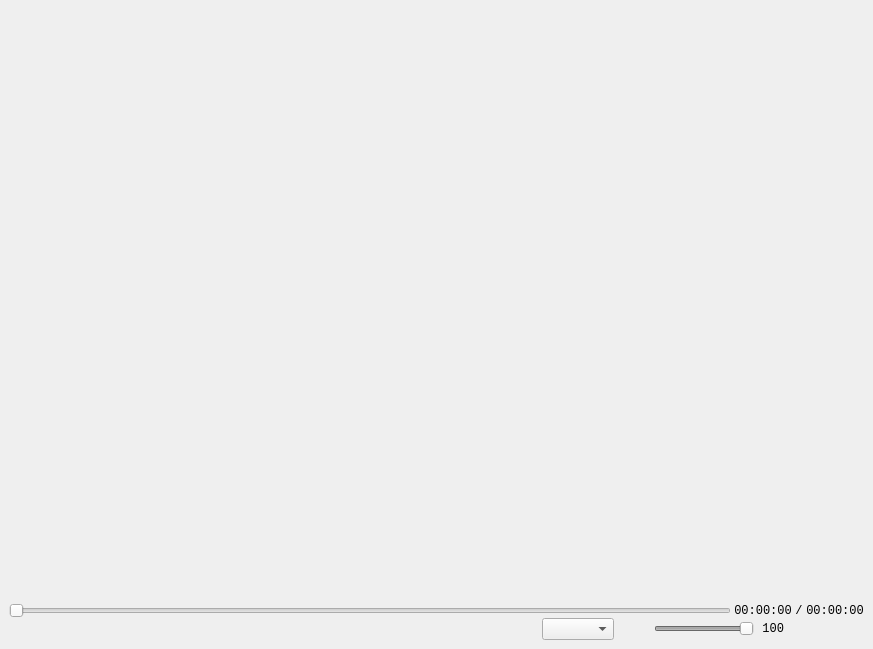
<?xml version="1.0" encoding="UTF-8"?>
<ui version="4.0">
 <class>MainWindow</class>
 <widget class="QMainWindow" name="MainWindow">
  <property name="geometry">
   <rect>
    <x>0</x>
    <y>0</y>
    <width>873</width>
    <height>649</height>
   </rect>
  </property>
  <property name="windowTitle">
   <string>MainWindow</string>
  </property>
  <widget class="QWidget" name="centralwidget">
   <layout class="QGridLayout" name="gridLayout_2">
    <item row="0" column="0">
     <widget class="QStackedWidget" name="playWidget">
      <property name="sizePolicy">
       <sizepolicy hsizetype="Expanding" vsizetype="Expanding">
        <horstretch>0</horstretch>
        <verstretch>0</verstretch>
       </sizepolicy>
      </property>
      <property name="minimumSize">
       <size>
        <width>0</width>
        <height>300</height>
       </size>
      </property>
      <property name="currentIndex">
       <number>0</number>
      </property>
      <widget class="QWidget" name="openFilePage">
       <layout class="QHBoxLayout" name="horizontalLayout_5">
        <item>
         <widget class="QPushButton" name="openFileBtn">
          <property name="sizePolicy">
           <sizepolicy hsizetype="Fixed" vsizetype="Fixed">
            <horstretch>0</horstretch>
            <verstretch>0</verstretch>
           </sizepolicy>
          </property>
          <property name="focusPolicy">
           <enum>Qt::NoFocus</enum>
          </property>
          <property name="text">
           <string/>
          </property>
          <property name="icon">
           <iconset resource="icon/icon.qrc">
            <normaloff>:/new/prefix/addFile.png</normaloff>:/new/prefix/addFile.png</iconset>
          </property>
          <property name="flat">
           <bool>true</bool>
          </property>
         </widget>
        </item>
        <item>
         <widget class="QPushButton" name="openDirBtn">
          <property name="sizePolicy">
           <sizepolicy hsizetype="Fixed" vsizetype="Fixed">
            <horstretch>0</horstretch>
            <verstretch>0</verstretch>
           </sizepolicy>
          </property>
          <property name="focusPolicy">
           <enum>Qt::NoFocus</enum>
          </property>
          <property name="styleSheet">
           <string notr="true"/>
          </property>
          <property name="text">
           <string/>
          </property>
          <property name="icon">
           <iconset resource="icon/icon.qrc">
            <normaloff>:/new/prefix/addFolder.png</normaloff>:/new/prefix/addFolder.png</iconset>
          </property>
          <property name="flat">
           <bool>true</bool>
          </property>
         </widget>
        </item>
       </layout>
      </widget>
      <widget class="QWidget" name="videoPage">
       <property name="sizePolicy">
        <sizepolicy hsizetype="Preferred" vsizetype="Preferred">
         <horstretch>0</horstretch>
         <verstretch>0</verstretch>
        </sizepolicy>
       </property>
       <property name="styleSheet">
        <string notr="true"/>
       </property>
       <layout class="QHBoxLayout" name="horizontalLayout_6">
        <property name="spacing">
         <number>0</number>
        </property>
        <property name="leftMargin">
         <number>0</number>
        </property>
        <property name="topMargin">
         <number>0</number>
        </property>
        <property name="rightMargin">
         <number>0</number>
        </property>
        <property name="bottomMargin">
         <number>0</number>
        </property>
        <item>
         <widget class="VideoWidget" name="videoWidget" native="true">
          <property name="enabled">
           <bool>true</bool>
          </property>
          <property name="sizePolicy">
           <sizepolicy hsizetype="Expanding" vsizetype="Expanding">
            <horstretch>0</horstretch>
            <verstretch>0</verstretch>
           </sizepolicy>
          </property>
         </widget>
        </item>
        <item>
         <widget class="QPushButton" name="listBtn">
          <property name="enabled">
           <bool>false</bool>
          </property>
          <property name="sizePolicy">
           <sizepolicy hsizetype="Fixed" vsizetype="Fixed">
            <horstretch>0</horstretch>
            <verstretch>0</verstretch>
           </sizepolicy>
          </property>
          <property name="focusPolicy">
           <enum>Qt::NoFocus</enum>
          </property>
          <property name="text">
           <string/>
          </property>
          <property name="icon">
           <iconset resource="icon/icon.qrc">
            <normaloff>:/new/prefix/hideList.png</normaloff>:/new/prefix/hideList.png</iconset>
          </property>
          <property name="flat">
           <bool>true</bool>
          </property>
         </widget>
        </item>
        <item>
         <layout class="QVBoxLayout" name="verticalLayout">
          <property name="spacing">
           <number>0</number>
          </property>
          <item>
           <layout class="QHBoxLayout" name="horizontalLayout_7">
            <item>
             <widget class="QPushButton" name="addFileBtn">
              <property name="sizePolicy">
               <sizepolicy hsizetype="Fixed" vsizetype="Fixed">
                <horstretch>0</horstretch>
                <verstretch>0</verstretch>
               </sizepolicy>
              </property>
              <property name="focusPolicy">
               <enum>Qt::NoFocus</enum>
              </property>
              <property name="text">
               <string/>
              </property>
              <property name="icon">
               <iconset resource="icon/icon.qrc">
                <normaloff>:/new/prefix/addFile.png</normaloff>:/new/prefix/addFile.png</iconset>
              </property>
              <property name="flat">
               <bool>true</bool>
              </property>
             </widget>
            </item>
            <item>
             <widget class="QPushButton" name="addFolderBtn">
              <property name="sizePolicy">
               <sizepolicy hsizetype="Fixed" vsizetype="Fixed">
                <horstretch>0</horstretch>
                <verstretch>0</verstretch>
               </sizepolicy>
              </property>
              <property name="focusPolicy">
               <enum>Qt::NoFocus</enum>
              </property>
              <property name="text">
               <string/>
              </property>
              <property name="icon">
               <iconset resource="icon/icon.qrc">
                <normaloff>:/new/prefix/addFolder.png</normaloff>:/new/prefix/addFolder.png</iconset>
              </property>
              <property name="flat">
               <bool>true</bool>
              </property>
             </widget>
            </item>
            <item>
             <widget class="QPushButton" name="clearListBtn">
              <property name="sizePolicy">
               <sizepolicy hsizetype="Fixed" vsizetype="Fixed">
                <horstretch>0</horstretch>
                <verstretch>0</verstretch>
               </sizepolicy>
              </property>
              <property name="focusPolicy">
               <enum>Qt::NoFocus</enum>
              </property>
              <property name="text">
               <string/>
              </property>
              <property name="icon">
               <iconset resource="icon/icon.qrc">
                <normaloff>:/new/prefix/clear.png</normaloff>:/new/prefix/clear.png</iconset>
              </property>
              <property name="flat">
               <bool>true</bool>
              </property>
             </widget>
            </item>
           </layout>
          </item>
          <item>
           <widget class="QListWidget" name="fileList">
            <property name="sizePolicy">
             <sizepolicy hsizetype="Preferred" vsizetype="Expanding">
              <horstretch>0</horstretch>
              <verstretch>0</verstretch>
             </sizepolicy>
            </property>
           </widget>
          </item>
         </layout>
        </item>
       </layout>
      </widget>
     </widget>
    </item>
    <item row="1" column="0">
     <layout class="QVBoxLayout" name="verticalLayout_3">
      <property name="spacing">
       <number>0</number>
      </property>
      <item>
       <layout class="QHBoxLayout" name="horizontalLayout_3">
        <property name="spacing">
         <number>3</number>
        </property>
        <item>
         <widget class="VideoSlider" name="timeSlider">
          <property name="enabled">
           <bool>false</bool>
          </property>
          <property name="minimumSize">
           <size>
            <width>250</width>
            <height>0</height>
           </size>
          </property>
          <property name="orientation">
           <enum>Qt::Horizontal</enum>
          </property>
         </widget>
        </item>
        <item>
         <widget class="QLabel" name="timeLabel">
          <property name="minimumSize">
           <size>
            <width>0</width>
            <height>0</height>
           </size>
          </property>
          <property name="maximumSize">
           <size>
            <width>70</width>
            <height>16777215</height>
           </size>
          </property>
          <property name="font">
           <font>
            <family>Consolas</family>
           </font>
          </property>
          <property name="text">
           <string>00:00:00</string>
          </property>
          <property name="alignment">
           <set>Qt::AlignCenter</set>
          </property>
         </widget>
        </item>
        <item>
         <widget class="QLabel" name="label_2">
          <property name="font">
           <font>
            <family>Consolas</family>
           </font>
          </property>
          <property name="text">
           <string>/</string>
          </property>
          <property name="alignment">
           <set>Qt::AlignCenter</set>
          </property>
         </widget>
        </item>
        <item>
         <widget class="QLabel" name="durationLabel">
          <property name="maximumSize">
           <size>
            <width>70</width>
            <height>16777215</height>
           </size>
          </property>
          <property name="font">
           <font>
            <family>Consolas</family>
           </font>
          </property>
          <property name="text">
           <string>00:00:00</string>
          </property>
          <property name="alignment">
           <set>Qt::AlignCenter</set>
          </property>
         </widget>
        </item>
       </layout>
      </item>
      <item>
       <layout class="QHBoxLayout" name="horizontalLayout">
        <item>
         <layout class="QHBoxLayout" name="horizontalLayout_2">
          <item>
           <widget class="QPushButton" name="back3sBtn">
            <property name="sizePolicy">
             <sizepolicy hsizetype="Minimum" vsizetype="Fixed">
              <horstretch>0</horstretch>
              <verstretch>0</verstretch>
             </sizepolicy>
            </property>
            <property name="focusPolicy">
             <enum>Qt::NoFocus</enum>
            </property>
            <property name="text">
             <string/>
            </property>
            <property name="icon">
             <iconset resource="icon/icon.qrc">
              <normaloff>:/new/prefix/reverse3s.png</normaloff>:/new/prefix/reverse3s.png</iconset>
            </property>
            <property name="flat">
             <bool>true</bool>
            </property>
           </widget>
          </item>
          <item>
           <widget class="QPushButton" name="lastMediaBtn">
            <property name="focusPolicy">
             <enum>Qt::NoFocus</enum>
            </property>
            <property name="text">
             <string/>
            </property>
            <property name="icon">
             <iconset resource="icon/icon.qrc">
              <normaloff>:/new/prefix/lastMedia.png</normaloff>:/new/prefix/lastMedia.png</iconset>
            </property>
            <property name="flat">
             <bool>true</bool>
            </property>
           </widget>
          </item>
          <item>
           <widget class="QPushButton" name="playBtn">
            <property name="enabled">
             <bool>false</bool>
            </property>
            <property name="maximumSize">
             <size>
              <width>40</width>
              <height>16777215</height>
             </size>
            </property>
            <property name="focusPolicy">
             <enum>Qt::NoFocus</enum>
            </property>
            <property name="text">
             <string/>
            </property>
            <property name="icon">
             <iconset resource="icon/icon.qrc">
              <normaloff>:/new/prefix/play.png</normaloff>:/new/prefix/play.png</iconset>
            </property>
            <property name="flat">
             <bool>true</bool>
            </property>
           </widget>
          </item>
          <item>
           <widget class="QPushButton" name="nextMediaBtn">
            <property name="focusPolicy">
             <enum>Qt::NoFocus</enum>
            </property>
            <property name="text">
             <string/>
            </property>
            <property name="icon">
             <iconset resource="icon/icon.qrc">
              <normaloff>:/new/prefix/nextMedia.png</normaloff>:/new/prefix/nextMedia.png</iconset>
            </property>
            <property name="flat">
             <bool>true</bool>
            </property>
           </widget>
          </item>
          <item>
           <widget class="QPushButton" name="speed3sBtn">
            <property name="focusPolicy">
             <enum>Qt::NoFocus</enum>
            </property>
            <property name="text">
             <string/>
            </property>
            <property name="icon">
             <iconset resource="icon/icon.qrc">
              <normaloff>:/new/prefix/speed3s.png</normaloff>:/new/prefix/speed3s.png</iconset>
            </property>
            <property name="flat">
             <bool>true</bool>
            </property>
           </widget>
          </item>
          <item>
           <widget class="QPushButton" name="stopBtn">
            <property name="enabled">
             <bool>false</bool>
            </property>
            <property name="maximumSize">
             <size>
              <width>40</width>
              <height>16777215</height>
             </size>
            </property>
            <property name="focusPolicy">
             <enum>Qt::NoFocus</enum>
            </property>
            <property name="text">
             <string/>
            </property>
            <property name="icon">
             <iconset resource="icon/icon.qrc">
              <normaloff>:/new/prefix/24gl-stop.png</normaloff>:/new/prefix/24gl-stop.png</iconset>
            </property>
            <property name="flat">
             <bool>true</bool>
            </property>
           </widget>
          </item>
          <item>
           <spacer name="horizontalSpacer">
            <property name="orientation">
             <enum>Qt::Horizontal</enum>
            </property>
            <property name="sizeHint" stdset="0">
             <size>
              <width>40</width>
              <height>20</height>
             </size>
            </property>
           </spacer>
          </item>
          <item>
           <layout class="QHBoxLayout" name="horizontalLayout_4">
            <item>
             <widget class="QComboBox" name="mutipleSpeed"/>
            </item>
            <item>
             <widget class="QPushButton" name="muteBtn">
              <property name="enabled">
               <bool>false</bool>
              </property>
              <property name="maximumSize">
               <size>
                <width>40</width>
                <height>16777215</height>
               </size>
              </property>
              <property name="focusPolicy">
               <enum>Qt::NoFocus</enum>
              </property>
              <property name="text">
               <string/>
              </property>
              <property name="icon">
               <iconset resource="icon/icon.qrc">
                <normaloff>:/new/prefix/aloud.png</normaloff>:/new/prefix/aloud.png</iconset>
              </property>
              <property name="flat">
               <bool>true</bool>
              </property>
             </widget>
            </item>
            <item>
             <widget class="VideoSlider" name="volumnSlider">
              <property name="enabled">
               <bool>false</bool>
              </property>
              <property name="minimumSize">
               <size>
                <width>100</width>
                <height>0</height>
               </size>
              </property>
              <property name="maximumSize">
               <size>
                <width>100</width>
                <height>16777215</height>
               </size>
              </property>
              <property name="maximum">
               <number>100</number>
              </property>
              <property name="value">
               <number>100</number>
              </property>
              <property name="orientation">
               <enum>Qt::Horizontal</enum>
              </property>
             </widget>
            </item>
            <item>
             <widget class="QLabel" name="volumnLabel">
              <property name="minimumSize">
               <size>
                <width>30</width>
                <height>0</height>
               </size>
              </property>
              <property name="maximumSize">
               <size>
                <width>30</width>
                <height>16777215</height>
               </size>
              </property>
              <property name="font">
               <font>
                <family>Consolas</family>
               </font>
              </property>
              <property name="text">
               <string>100</string>
              </property>
              <property name="alignment">
               <set>Qt::AlignRight|Qt::AlignTrailing|Qt::AlignVCenter</set>
              </property>
             </widget>
            </item>
            <item>
             <spacer name="horizontalSpacer_2">
              <property name="orientation">
               <enum>Qt::Horizontal</enum>
              </property>
              <property name="sizeHint" stdset="0">
               <size>
                <width>40</width>
                <height>20</height>
               </size>
              </property>
             </spacer>
            </item>
            <item>
             <widget class="QPushButton" name="fillBtn">
              <property name="focusPolicy">
               <enum>Qt::NoFocus</enum>
              </property>
              <property name="text">
               <string/>
              </property>
              <property name="icon">
               <iconset resource="icon/icon.qrc">
                <normaloff>:/new/prefix/fill.png</normaloff>:/new/prefix/fill.png</iconset>
              </property>
              <property name="flat">
               <bool>true</bool>
              </property>
             </widget>
            </item>
           </layout>
          </item>
         </layout>
        </item>
       </layout>
      </item>
     </layout>
    </item>
   </layout>
  </widget>
 </widget>
 <customwidgets>
  <customwidget>
   <class>VideoWidget</class>
   <extends>QWidget</extends>
   <header>videowidget.h</header>
   <container>1</container>
  </customwidget>
  <customwidget>
   <class>VideoSlider</class>
   <extends>QSlider</extends>
   <header>videoslider.h</header>
  </customwidget>
 </customwidgets>
 <resources>
  <include location="icon/icon.qrc"/>
 </resources>
 <connections/>
</ui>
